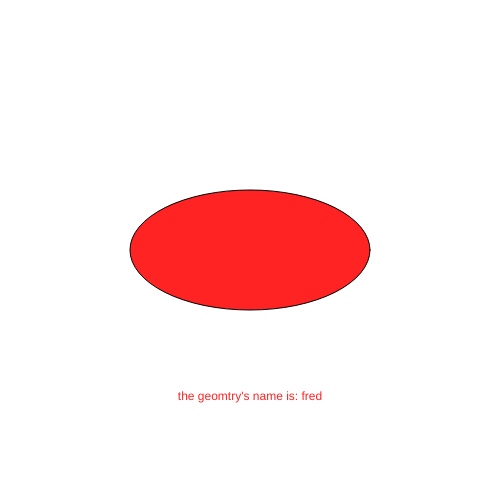
Frame 1 (no input)
Frame 60 (no input): identical to frame 1, image omitted
Frame 120 (the mouse pressed at the canvas centre since frame 60): identical to frame 1, image omitted

The p5.js sketch that drew this single still picture (run headless with seeded random() and noise() and a simulated clock; from frame 60 on, the mouse is pressed at the canvas centre):

// p5.js sketch
// ── sketch.js
var myGeometry = ["fred", 240, 120, "#ff2323"]; 
function setup() {
  createCanvas(500, 500); 

  }
  

function draw() {
  background(255); 
  fill(myGeometry[myGeometry.length-1]);
  
  ellipse(width/2, height/2, myGeometry[1], myGeometry[2]); 
  
  textAlign(CENTER); 
  text("the geomtry's name is: "+myGeometry[0], width/2, height-100); 
  
}
